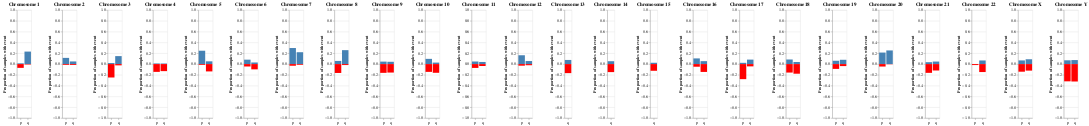

The notebook cell saved with this chart:
### Code cell
chart = alt.Chart(overall_summary).mark_bar().encode(
    x=alt.X(
        "arm",
        axis=alt.Axis(
            labelAngle=0,
            title=None
        )
    ),
    y=alt.Y(
        "prop",
        scale=alt.Scale(domain=(-1, 1)),
        axis=alt.Axis(
            title="Proportion of samples with event"
        )
    ),
    color=alt.condition(
        alt.datum.prop > 0,
        alt.value("steelblue"),  # The positive color
        alt.value("red")  # The negative color
    )
)

alt.hconcat(
    *(
        chart.transform_filter(
            alt.datum.chromosome == val
        ).properties(
            title=f"Chromosome {val}"
        )
        
        for val in sorted([chrm for chrm in overall_summary["chromosome"].unique() if chrm.isdigit()], key=int) + \
            [chrm for chrm in overall_summary["chromosome"].unique() if not chrm.isdigit()]
    )
).configure_title(
    anchor="middle"
)

### Figure 1 — Vega-Lite specification as saved in the notebook (floating-point values rounded to 4 significant figures)
{"config": {"view": {"continuousWidth": 400, "continuousHeight": 300}, "title": {"anchor": "middle"}}, "hconcat": [{"mark": "bar", "encoding": {"color": {"condition": {"value": "steelblue", "test": "(datum.prop > 0)"}, "value": "red"}, "x": {"type": "nominal", "axis": {"labelAngle": 0, "title": null}, "field": "arm"}, "y": {"type": "quantitative", "axis": {"title": "Proportion of samples with event"}, "field": "prop", "scale": {"domain": [-1, 1]}}}, "title": "Chromosome 1", "transform": [{"filter": "(datum.chromosome === '1')"}]}, {"mark": "bar", "encoding": {"color": {"condition": {"value": "steelblue", "test": "(datum.prop > 0)"}, "value": "red"}, "x": {"type": "nominal", "axis": {"labelAngle": 0, "title": null}, "field": "arm"}, "y": {"type": "quantitative", "axis": {"title": "Proportion of samples with event"}, "field": "prop", "scale": {"domain": [-1, 1]}}}, "title": "Chromosome 2", "transform": [{"filter": "(datum.chromosome === '2')"}]}, {"mark": "bar", "encoding": {"color": {"condition": {"value": "steelblue", "test": "(datum.prop > 0)"}, "value": "red"}, "x": {"type": "nominal", "axis": {"labelAngle": 0, "title": null}, "field": "arm"}, "y": {"type": "quantitative", "axis": {"title": "Proportion of samples with event"}, "field": "prop", "scale": {"domain": [-1, 1]}}}, "title": "Chromosome 3", "transform": [{"filter": "(datum.chromosome === '3')"}]}, {"mark": "bar", "encoding": {"color": {"condition": {"value": "steelblue", "test": "(datum.prop > 0)"}, "value": "red"}, "x": {"type": "nominal", "axis": {"labelAngle": 0, "title": null}, "field": "arm"}, "y": {"type": "quantitative", "axis": {"title": "Proportion of samples with event"}, "field": "prop", "scale": {"domain": [-1, 1]}}}, "title": "Chromosome 4", "transform": [{"filter": "(datum.chromosome === '4')"}]}, {"mark": "bar", "encoding": {"color": {"condition": {"value": "steelblue", "test": "(datum.prop > 0)"}, "value": "red"}, "x": {"type": "nominal", "axis": {"labelAngle": 0, "title": null}, "field": "arm"}, "y": {"type": "quantitative", "axis": {"title": "Proportion of samples with event"}, "field": "prop", "scale": {"domain": [-1, 1]}}}, "title": "Chromosome 5", "transform": [{"filter": "(datum.chromosome === '5')"}]}, {"mark": "bar", "encoding": {"color": {"condition": {"value": "steelblue", "test": "(datum.prop > 0)"}, "value": "red"}, "x": {"type": "nominal", "axis": {"labelAngle": 0, "title": null}, "field": "arm"}, "y": {"type": "quantitative", "axis": {"title": "Proportion of samples with event"}, "field": "prop", "scale": {"domain": [-1, 1]}}}, "title": "Chromosome 6", "transform": [{"filter": "(datum.chromosome === '6')"}]}, {"mark": "bar", "encoding": {"color": {"condition": {"value": "steelblue", "test": "(datum.prop > 0)"}, "value": "red"}, "x": {"type": "nominal", "axis": {"labelAngle": 0, "title": null}, "field": "arm"}, "y": {"type": "quantitative", "axis": {"title": "Proportion of samples with event"}, "field": "prop", "scale": {"domain": [-1, 1]}}}, "title": "Chromosome 7", "transform": [{"filter": "(datum.chromosome === '7')"}]}, {"mark": "bar", "encoding": {"color": {"condition": {"value": "steelblue", "test": "(datum.prop > 0)"}, "value": "red"}, "x": {"type": "nominal", "axis": {"labelAngle": 0, "title": null}, "field": "arm"}, "y": {"type": "quantitative", "axis": {"title": "Proportion of samples with event"}, "field": "prop", "scale": {"domain": [-1, 1]}}}, "title": "Chromosome 8", "transform": [{"filter": "(datum.chromosome === '8')"}]}, {"mark": "bar", "encoding": {"color": {"condition": {"value": "steelblue", "test": "(datum.prop > 0)"}, "value": "red"}, "x": {"type": "nominal", "axis": {"labelAngle": 0, "title": null}, "field": "arm"}, "y": {"type": "quantitative", "axis": {"title": "Proportion of samples with event"}, "field": "prop", "scale": {"domain": [-1, 1]}}}, "title": "Chromosome 9", "transform": [{"filter": "(datum.chromosome === '9')"}]}, {"mark": "bar", "encoding": {"color": {"condition": {"value": "steelblue", "test": "(datum.prop > 0)"}, "value": "red"}, "x": {"type": "nominal", "axis": {"labelAngle": 0, "title": null}, "field": "arm"}, "y": {"type": "quantitative", "axis": {"title": "Proportion of samples with event"}, "field": "prop", "scale": {"domain": [-1, 1]}}}, "title": "Chromosome 10", "transform": [{"filter": "(datum.chromosome === '10')"}]}, {"mark": "bar", "encoding": {"color": {"condition": {"value": "steelblue", "test": "(datum.prop > 0)"}, "value": "red"}, "x": {"type": "nominal", "axis": {"labelAngle": 0, "title": null}, "field": "arm"}, "y": {"type": "quantitative", "axis": {"title": "Proportion of samples with event"}, "field": "prop", "scale": {"domain": [-1, 1]}}}, "title": "Chromosome 11", "transform": [{"filter": "(datum.chromosome === '11')"}]}, {"mark": "bar", "encoding": {"color": {"condition": {"value": "steelblue", "test": "(datum.prop > 0)"}, "value": "red"}, "x": {"type": "nominal", "axis": {"labelAngle": 0, "title": null}, "field": "arm"}, "y": {"type": "quantitative", "axis": {"title": "Proportion of samples with event"}, "field": "prop", "scale": {"domain": [-1, 1]}}}, "title": "Chromosome 12", "transform": [{"filter": "(datum.chromosome === '12')"}]}, {"mark": "bar", "encoding": {"color": {"condition": {"value": "steelblue", "test": "(datum.prop > 0)"}, "value": "red"}, "x": {"type": "nominal", "axis": {"labelAngle": 0, "title": null}, "field": "arm"}, "y": {"type": "quantitative", "axis": {"title": "Proportion of samples with event"}, "field": "prop", "scale": {"domain": [-1, 1]}}}, "title": "Chromosome 13", "transform": [{"filter": "(datum.chromosome === '13')"}]}, {"mark": "bar", "encoding": {"color": {"condition": {"value": "steelblue", "test": "(datum.prop > 0)"}, "value": "red"}, "x": {"type": "nominal", "axis": {"labelAngle": 0, "title": null}, "field": "arm"}, "y": {"type": "quantitative", "axis": {"title": "Proportion of samples with event"}, "field": "prop", "scale": {"domain": [-1, 1]}}}, "title": "Chromosome 14", "transform": [{"filter": "(datum.chromosome === '14')"}]}, {"mark": "bar", "encoding": {"color": {"condition": {"value": "steelblue", "test": "(datum.prop > 0)"}, "value": "red"}, "x": {"type": "nominal", "axis": {"labelAngle": 0, "title": null}, "field": "arm"}, "y": {"type": "quantitative", "axis": {"title": "Proportion of samples with event"}, "field": "prop", "scale": {"domain": [-1, 1]}}}, "title": "Chromosome 15", "transform": [{"filter": "(datum.chromosome === '15')"}]}, {"mark": "bar", "encoding": {"color": {"condition": {"value": "steelblue", "test": "(datum.prop > 0)"}, "value": "red"}, "x": {"type": "nominal", "axis": {"labelAngle": 0, "title": null}, "field": "arm"}, "y": {"type": "quantitative", "axis": {"title": "Proportion of samples with event"}, "field": "prop", "scale": {"domain": [-1, 1]}}}, "title": "Chromosome 16", "transform": [{"filter": "(datum.chromosome === '16')"}]}, {"mark": "bar", "encoding": {"color": {"condition": {"value": "steelblue", "test": "(datum.prop > 0)"}, "value": "red"}, "x": {"type": "nominal", "axis": {"labelAngle": 0, "title": null}, "field": "arm"}, "y": {"type": "quantitative", "axis": {"title": "Proportion of samples with event"}, "field": "prop", "scale": {"domain": [-1, 1]}}}, "title": "Chromosome 17", "transform": [{"filter": "(datum.chromosome === '17')"}]}, {"mark": "bar", "encoding": {"color": {"condition": {"value": "steelblue", "test": "(datum.prop > 0)"}, "value": "red"}, "x": {"type": "nominal", "axis": {"labelAngle": 0, "title": null}, "field": "arm"}, "y": {"type": "quantitative", "axis": {"title": "Proportion of samples with event"}, "field": "prop", "scale": {"domain": [-1, 1]}}}, "title": "Chromosome 18", "transform": [{"filter": "(datum.chromosome === '18')"}]}, {"mark": "bar", "encoding": {"color": {"condition": {"value": "steelblue", "test": "(datum.prop > 0)"}, "value": "red"}, "x": {"type": "nominal", "axis": {"labelAngle": 0, "title": null}, "field": "arm"}, "y": {"type": "quantitative", "axis": {"title": "Proportion of samples with event"}, "field": "prop", "scale": {"domain": [-1, 1]}}}, "title": "Chromosome 19", "transform": [{"filter": "(datum.chromosome === '19')"}]}, {"mark": "bar", "encoding": {"color": {"condition": {"value": "steelblue", "test": "(datum.prop > 0)"}, "value": "red"}, "x": {"type": "nominal", "axis": {"labelAngle": 0, "title": null}, "field": "arm"}, "y": {"type": "quantitative", "axis": {"title": "Proportion of samples with event"}, "field": "prop", "scale": {"domain": [-1, 1]}}}, "title": "Chromosome 20", "transform": [{"filter": "(datum.chromosome === '20')"}]}, {"mark": "bar", "encoding": {"color": {"condition": {"value": "steelblue", "test": "(datum.prop > 0)"}, "value": "red"}, "x": {"type": "nominal", "axis": {"labelAngle": 0, "title": null}, "field": "arm"}, "y": {"type": "quantitative", "axis": {"title": "Proportion of samples with event"}, "field": "prop", "scale": {"domain": [-1, 1]}}}, "title": "Chromosome 21", "transform": [{"filter": "(datum.chromosome === '21')"}]}, {"mark": "bar", "encoding": {"color": {"condition": {"value": "steelblue", "test": "(datum.prop > 0)"}, "value": "red"}, "x": {"type": "nominal", "axis": {"labelAngle": 0, "title": null}, "field": "arm"}, "y": {"type": "quantitative", "axis": {"title": "Proportion of samples with event"}, "field": "prop", "scale": {"domain": [-1, 1]}}}, "title": "Chromosome 22", "transform": [{"filter": "(datum.chromosome === '22')"}]}, {"mark": "bar", "encoding": {"color": {"condition": {"value": "steelblue", "test": "(datum.prop > 0)"}, "value": "red"}, "x": {"type": "nominal", "axis": {"labelAngle": 0, "title": null}, "field": "arm"}, "y": {"type": "quantitative", "axis": {"title": "Proportion of samples with event"}, "field": "prop", "scale": {"domain": [-1, 1]}}}, "title": "Chromosome X", "transform": [{"filter": "(datum.chromosome === 'X')"}]}, {"mark": "bar", "encoding": {"color": {"condition": {"value": "steelblue", "test": "(datum.prop > 0)"}, "value": "red"}, "x": {"type": "nominal", "axis": {"labelAngle": 0, "title": null}, "field": "arm"}, "y": {"type": "quantitative", "axis": {"title": "Proportion of samples with event"}, "field": "prop", "scale": {"domain": [-1, 1]}}}, "title": "Chromosome Y", "transform": [{"filter": "(datum.chromosome === 'Y')"}]}], "data": {"name": "data-f71b0c37cb1b18b4b8c318c59641a94e"}, "$schema": "https://vega.github.io/schema/vega-lite/v4.8.1.json", "datasets": {"data-f71b0c37cb1b18b4b8c318c59641a94e": [{"chromosome": "1", "arm": "p", "amp_or_del": "prop_arm_amp", "prop": 0.0138}, {"chromosome": "1", "arm": "q", "amp_or_del": "prop_arm_amp", "prop": 0.2314}, {"chromosome": "10", "arm": "p", "amp_or_del": "prop_arm_amp", "prop": 0.0966}, {"chromosome": "10", "arm": "q", "amp_or_del": "prop_arm_amp", "prop": 0.0276}, {"chromosome": "11", "arm": "p", "amp_or_del": "prop_arm_amp", "prop": 0.04777}, {"chromosome": "11", "arm": "q", "amp_or_del": "prop_arm_amp", "prop": 0.03928}, {"chromosome": "12", "arm": "p", "amp_or_del": "prop_arm_amp", "prop": 0.1635}, {"chromosome": "12", "arm": "q", "amp_or_del": "prop_arm_amp", "prop": 0.05626}, {"chromosome": "13", "arm": "q", "amp_or_del": "prop_arm_amp", "prop": 0.07643}, {"chromosome": "14", "arm": "q", "amp_or_del": "prop_arm_amp", "prop": 0.05308}, {"chromosome": "15", "arm": "q", "amp_or_del": "prop_arm_amp", "prop": 0.02442}, {"chromosome": "16", "arm": "p", "amp_or_del": "prop_arm_amp", "prop": 0.1051}, {"chromosome": "16", "arm": "q", "amp_or_del": "prop_arm_amp", "prop": 0.05414}, {"chromosome": "17", "arm": "p", "amp_or_del": "prop_arm_amp", "prop": 0.02335}, {"chromosome": "17", "arm": "q", "amp_or_del": "prop_arm_amp", "prop": 0.0828}, {"chromosome": "18", "arm": "p", "amp_or_del": "prop_arm_amp", "prop": 0.08493}, {"chromosome": "18", "arm": "q", "amp_or_del": "prop_arm_amp", "prop": 0.03822}, {"chromosome": "19", "arm": "p", "amp_or_del": "prop_arm_amp", "prop": 0.06157}, {"chromosome": "19", "arm": "q", "amp_or_del": "prop_arm_amp", "prop": 0.07962}, {"chromosome": "2", "arm": "p", "amp_or_del": "prop_arm_amp", "prop": 0.1146}, {"chromosome": "2", "arm": "q", "amp_or_del": "prop_arm_amp", "prop": 0.04883}, {"chromosome": "20", "arm": "p", "amp_or_del": "prop_arm_amp", "prop": 0.2134}, {"chromosome": "20", "arm": "q", "amp_or_del": "prop_arm_amp", "prop": 0.2527}, {"chromosome": "21", "arm": "p", "amp_or_del": "prop_arm_amp", "prop": 0.03503}, {"chromosome": "21", "arm": "q", "amp_or_del": "prop_arm_amp", "prop": 0.04671}, {"chromosome": "22", "arm": "p", "amp_or_del": "prop_arm_amp", "prop": 0.001062}, {"chromosome": "22", "arm": "q", "amp_or_del": "prop_arm_amp", "prop": 0.06688}, {"chromosome": "3", "arm": "p", "amp_or_del": "prop_arm_amp", "prop": 0.01911}, {"chromosome": "3", "arm": "q", "amp_or_del": "prop_arm_amp", "prop": 0.1476}, {"chromosome": "4", "arm": "p", "amp_or_del": "prop_arm_amp", "prop": 0.01168}, {"chromosome": "4", "arm": "q", "amp_or_del": "prop_arm_amp", "prop": 0.01062}, {"chromosome": "5", "arm": "p", "amp_or_del": "prop_arm_amp", "prop": 0.2473}, {"chromosome": "5", "arm": "q", "amp_or_del": "prop_arm_amp", "prop": 0.05096}, {"chromosome": "6", "arm": "p", "amp_or_del": "prop_arm_amp", "prop": 0.08174}, {"chromosome": "6", "arm": "q", "amp_or_del": "prop_arm_amp", "prop": 0.02972}, {"chromosome": "7", "arm": "p", "amp_or_del": "prop_arm_amp", "prop": 0.2972}, {"chromosome": "7", "arm": "q", "amp_or_del": "prop_arm_amp", "prop": 0.2197}, {"chromosome": "8", "arm": "p", "amp_or_del": "prop_arm_amp", "prop": 0.05839}, {"chromosome": "8", "arm": "q", "amp_or_del": "prop_arm_amp", "prop": 0.258}, {"chromosome": "9", "arm": "p", "amp_or_del": "prop_arm_amp", "prop": 0.04565}, {"chromosome": "9", "arm": "q", "amp_or_del": "prop_arm_amp", "prop": 0.04246}, {"chromosome": "X", "arm": "p", "amp_or_del": "prop_arm_amp", "prop": 0.06794}, {"chromosome": "X", "arm": "q", "amp_or_del": "prop_arm_amp", "prop": 0.08917}, {"chromosome": "Y", "arm": "p", "amp_or_del": "prop_arm_amp", "prop": 0.07006}, {"chromosome": "Y", "arm": "q", "amp_or_del": "prop_arm_amp", "prop": 0.07431}, {"chromosome": "1", "arm": "p", "amp_or_del": "prop_arm_del", "prop": -0.07006}, {"chromosome": "1", "arm": "q", "amp_or_del": "prop_arm_del", "prop": -0.008493}, {"chromosome": "10", "arm": "p", "amp_or_del": "prop_arm_del", "prop": -0.1444}, {"chromosome": "10", "arm": "q", "amp_or_del": "prop_arm_del", "prop": -0.1614}, {"chromosome": "11", "arm": "p", "amp_or_del": "prop_arm_del", "prop": -0.07113}, {"chromosome": "11", "arm": "q", "amp_or_del": "prop_arm_del", "prop": -0.03609}, {"chromosome": "12", "arm": "p", "amp_or_del": "prop_arm_del", "prop": -0.02972}, {"chromosome": "12", "arm": "q", "amp_or_del": "prop_arm_del", "prop": -0.02123}, {"chromosome": "13", "arm": "q", "amp_or_del": "prop_arm_del", "prop": -0.1677}, {"chromosome": "14", "arm": "q", "amp_or_del": "prop_arm_del", "prop": -0.1486}, {"chromosome": "15", "arm": "q", "amp_or_del": "prop_arm_del", "prop": -0.1242}, {"chromosome": "16", "arm": "p", "amp_or_del": "prop_arm_del", "prop": -0.04883}, {"chromosome": "16", "arm": "q", "amp_or_del": "prop_arm_del", "prop": -0.1454}, {"chromosome": "17", "arm": "p", "amp_or_del": "prop_arm_del", "prop": -0.2792}, {"chromosome": "17", "arm": "q", "amp_or_del": "prop_arm_del", "prop": -0.04246}, {"chromosome": "18", "arm": "p", "amp_or_del": "prop_arm_del", "prop": -0.1571}, {"chromosome": "18", "arm": "q", "amp_or_del": "prop_arm_del", "prop": -0.1783}, {"chromosome": "19", "arm": "p", "amp_or_del": "prop_arm_del", "prop": -0.08917}, {"chromosome": "19", "arm": "q", "amp_or_del": "prop_arm_del", "prop": -0.03715}, {"chromosome": "2", "arm": "p", "amp_or_del": "prop_arm_del", "prop": -0.01486}, {"chromosome": "2", "arm": "q", "amp_or_del": "prop_arm_del", "prop": -0.01592}, {"chromosome": "20", "arm": "p", "amp_or_del": "prop_arm_del", "prop": -0.04565}, {"chromosome": "20", "arm": "q", "amp_or_del": "prop_arm_del", "prop": -0.004246}, {"chromosome": "21", "arm": "p", "amp_or_del": "prop_arm_del", "prop": -0.1624}, {"chromosome": "21", "arm": "q", "amp_or_del": "prop_arm_del", "prop": -0.1189}, {"chromosome": "22", "arm": "p", "amp_or_del": "prop_arm_del", "prop": -0.01805}, {"chromosome": "22", "arm": "q", "amp_or_del": "prop_arm_del", "prop": -0.1476}, {"chromosome": "3", "arm": "p", "amp_or_del": "prop_arm_del", "prop": -0.2484}, {"chromosome": "3", "arm": "q", "amp_or_del": "prop_arm_del", "prop": -0.02335}, {"chromosome": "4", "arm": "p", "amp_or_del": "prop_arm_del", "prop": -0.1444}, {"chromosome": "4", "arm": "q", "amp_or_del": "prop_arm_del", "prop": -0.1306}, {"chromosome": "5", "arm": "p", "amp_or_del": "prop_arm_del", "prop": -0.01486}, {"chromosome": "5", "arm": "q", "amp_or_del": "prop_arm_del", "prop": -0.1359}, {"chromosome": "6", "arm": "p", "amp_or_del": "prop_arm_del", "prop": -0.04459}, {"chromosome": "6", "arm": "q", "amp_or_del": "prop_arm_del", "prop": -0.09766}, {"chromosome": "7", "arm": "p", "amp_or_del": "prop_arm_del", "prop": -0.03079}, {"chromosome": "7", "arm": "q", "amp_or_del": "prop_arm_del", "prop": -0.0138}, {"chromosome": "8", "arm": "p", "amp_or_del": "prop_arm_del", "prop": -0.1645}, {"chromosome": "8", "arm": "q", "amp_or_del": "prop_arm_del", "prop": -0.01805}, {"chromosome": "9", "arm": "p", "amp_or_del": "prop_arm_del", "prop": -0.1624}, {"chromosome": "9", "arm": "q", "amp_or_del": "prop_arm_del", "prop": -0.1571}, {"chromosome": "X", "arm": "p", "amp_or_del": "prop_arm_del", "prop": -0.1412}, {"chromosome": "X", "arm": "q", "amp_or_del": "prop_arm_del", "prop": -0.121}, {"chromosome": "Y", "arm": "p", "amp_or_del": "prop_arm_del", "prop": -0.3195}, {"chromosome": "Y", "arm": "q", "amp_or_del": "prop_arm_del", "prop": -0.3227}]}}
